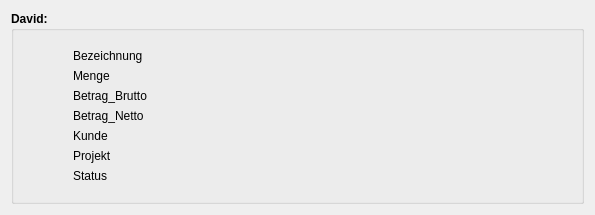
<?xml version="1.0" encoding="UTF-8"?>
<ui version="4.0">
 <class>Form</class>
 <widget class="QWidget" name="Form">
  <property name="geometry">
   <rect>
    <x>0</x>
    <y>0</y>
    <width>595</width>
    <height>198</height>
   </rect>
  </property>
  <property name="windowTitle">
   <string>Form</string>
  </property>
  <layout class="QVBoxLayout" name="verticalLayout_3">
   <item>
    <widget class="QGroupBox" name="groupBox">
     <property name="font">
      <font>
       <weight>75</weight>
       <bold>true</bold>
      </font>
     </property>
     <property name="title">
      <string>David:</string>
     </property>
     <property name="flat">
      <bool>true</bool>
     </property>
     <layout class="QVBoxLayout" name="verticalLayout_2">
      <property name="spacing">
       <number>10</number>
      </property>
      <item>
       <widget class="QFrame" name="frame">
        <property name="frameShape">
         <enum>QFrame::NoFrame</enum>
        </property>
        <property name="frameShadow">
         <enum>QFrame::Sunken</enum>
        </property>
        <layout class="QVBoxLayout" name="verticalLayout">
         <property name="leftMargin">
          <number>50</number>
         </property>
         <item>
          <widget class="QLabel" name="label_Bezeichnung">
           <property name="font">
            <font>
             <weight>50</weight>
             <bold>false</bold>
            </font>
           </property>
           <property name="text">
            <string>Bezeichnung</string>
           </property>
          </widget>
         </item>
         <item>
          <widget class="QLabel" name="label_Menge">
           <property name="font">
            <font>
             <weight>50</weight>
             <bold>false</bold>
            </font>
           </property>
           <property name="text">
            <string>Menge</string>
           </property>
          </widget>
         </item>
         <item>
          <widget class="QLabel" name="label_Betrag_Brutto">
           <property name="font">
            <font>
             <weight>50</weight>
             <bold>false</bold>
            </font>
           </property>
           <property name="text">
            <string>Betrag_Brutto</string>
           </property>
          </widget>
         </item>
         <item>
          <widget class="QLabel" name="label_Betrag_Netto">
           <property name="font">
            <font>
             <weight>50</weight>
             <bold>false</bold>
            </font>
           </property>
           <property name="text">
            <string>Betrag_Netto</string>
           </property>
          </widget>
         </item>
         <item>
          <widget class="QLabel" name="label_Kunde">
           <property name="font">
            <font>
             <weight>50</weight>
             <bold>false</bold>
            </font>
           </property>
           <property name="text">
            <string>Kunde</string>
           </property>
          </widget>
         </item>
         <item>
          <widget class="QLabel" name="label_Projekt">
           <property name="font">
            <font>
             <weight>50</weight>
             <bold>false</bold>
            </font>
           </property>
           <property name="text">
            <string>Projekt</string>
           </property>
          </widget>
         </item>
         <item>
          <widget class="QLabel" name="label_Status">
           <property name="font">
            <font>
             <weight>50</weight>
             <bold>false</bold>
            </font>
           </property>
           <property name="text">
            <string>Status</string>
           </property>
          </widget>
         </item>
        </layout>
       </widget>
      </item>
     </layout>
    </widget>
   </item>
  </layout>
 </widget>
 <resources/>
 <connections/>
</ui>
